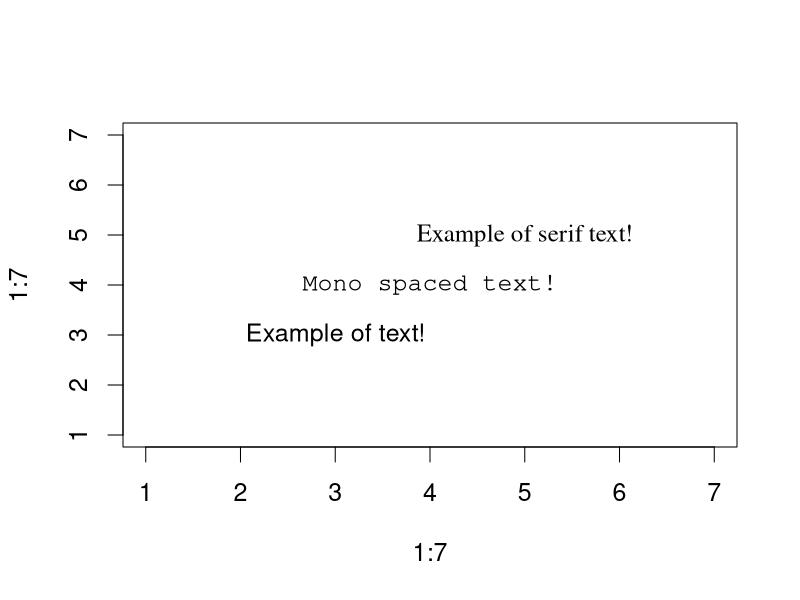

R code for this plot:
opar <- par(no.readonly=TRUE)
par(cex=1.5)
plot(1:7,1:7,type="n")
text(3,3,"Example of text!")
text(4,4,family="mono","Mono spaced text!")
text(5,5,family="serif","Example of serif text!")
par(opar)